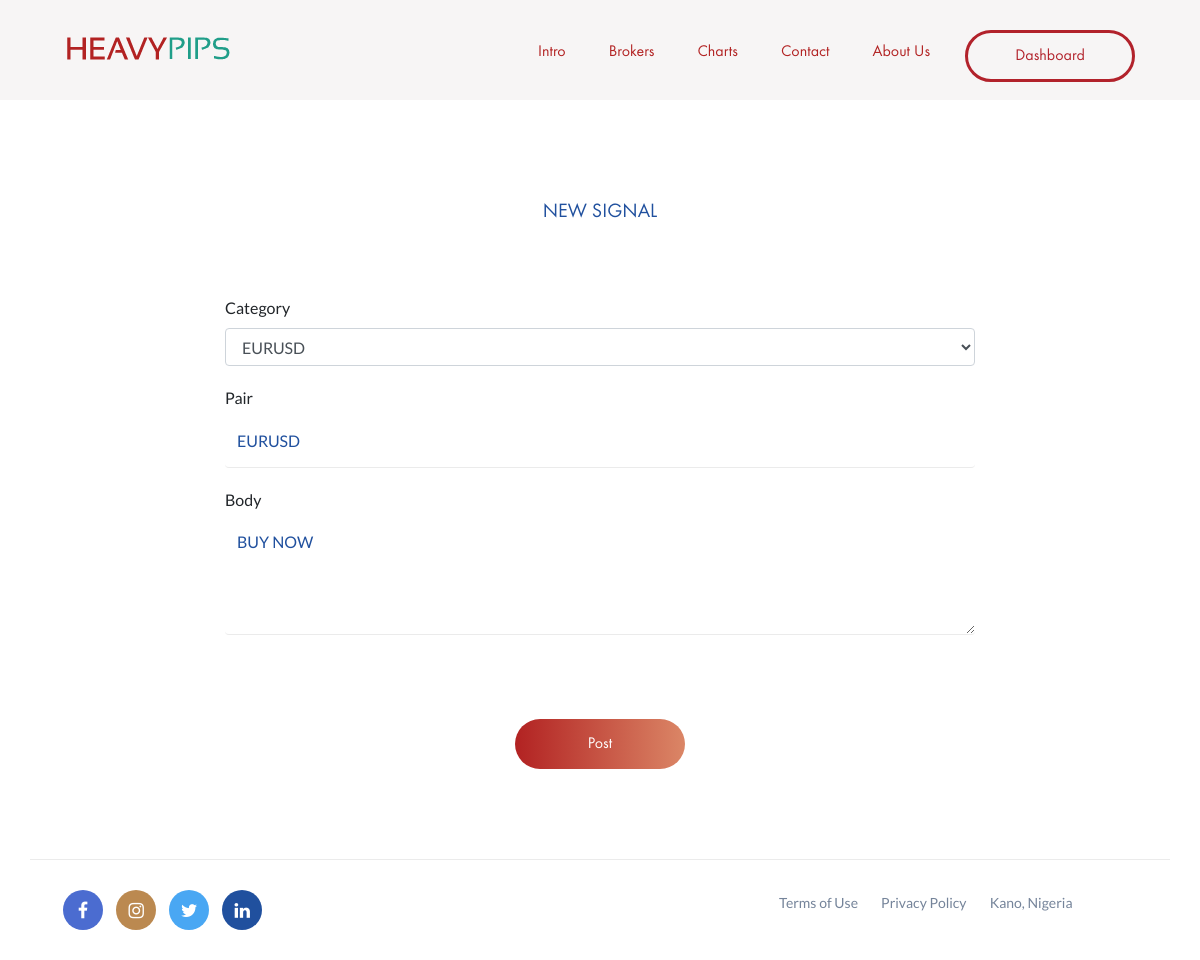
Page /signal/4/update/ (signed in) on the committed database.
### signalsection/models.py (models this page shows, shortened)
class Signal(models.Model):
    pair = models.CharField(max_length=50)
    body = models.TextField(null=False, blank=False)
    date_posted = models.DateTimeField(default=timezone.now)
    author = models.ForeignKey(settings.AUTH_USER_MODEL, on_delete=models.CASCADE)
    category = models.ForeignKey('Category', on_delete=models.SET_NULL, null=True)

class Address(models.Model):
    address = models.CharField(default='', max_length=50)
    def __str__(self):
        return self.address

### signalsection/views.py (the view, shortened to what this page needs)
# urls.py: path('signal/<int:pk>/update/', SignalUpdateView.as_view(), name='signal-update'),
@method_decorator([signal_required], name='dispatch')
class SignalUpdateView(UserPassesTestMixin, UpdateView):
    model = Signal
    fields = ['category', 'pair', 'body']
    success_url = reverse_lazy('dashboard')
    def test_func(self):
        signal = self.get_object()
        if self.request.user == signal.author or self.request.user.is_staff:
            return True
        return False

### signalsection/templates/signalsection/signal_form.html (shortened to what this page needs)
{% extends 'signalsection/base.html' %}
{% load crispy_forms_tags %}
{% load static %}
{% block content %}
    <section class="page-info-section">
        </section>
    <section class="contact-page spad">
    <div class="container">
    <div class="row justify-content-center">
            <div class="col-lg-8">
            <h5 class="text-center">NEW SIGNAL</h5>
            <br>
            <br>
            <br>
                <form method='POST' class="contact-form">
                    <div class="section-title contact-form">
                        {{ form.category|as_crispy_field }}
                        {{ form.pair|as_crispy_field }}
                        {{ form.body|as_crispy_field }}
                    </div>
                    <div class="col-md-12 text-center">
                        <button class="site-btn sb-gradients mt-4" type='submit'>Post</button>
                    </div>
                </form>
            </div>
    </div>
    </div>
</section>
{% endblock %}

### signalsection/templates/signalsection/base.html (shortened to what this page needs)
{% load static %}
<!DOCTYPE html>
<html lang="en">
<head>
	<link rel="stylesheet" href="{% static 'signalsection/css/bootstrap.min.css' %}"/>
	<link rel="stylesheet" href="{% static 'signalsection/css/font-awesome.min.css' %}"/>
	<link rel="stylesheet" href="{% static 'signalsection/css/themify-icons.css' %}"/>
	<link rel="stylesheet" href="{% static 'signalsection/css/animate.css' %}"/>
	<link rel="stylesheet" href="{% static 'signalsection/css/owl.carousel.css' %}"/>
	<link rel="stylesheet" href="{% static 'signalsection/css/style.css' %}"/>
</head>
<body>
	<header class="header-section clearfix">
		<div class="container-fluid">
			<a href="{% url 'home' %}" class="site-logo">
				<img src="{% static 'signalsection/img/logo.png' %}" alt="">
			</a>
			{% if user.is_authenticated %}
			<a href="{% url 'dashboard' %}" class="site-btn">Dashboard</a>
			{% else %}
			<a href="{% url 'login' %}" class="site-btn">Sign In</a>
			{% endif %}
			<nav class="main-menu">
				<ul class="menu-list">
					<li><a href="{% url 'introduction' %}">Intro</a></li>
					<li><a href="{% url 'brokers' %}">Brokers</a></li>
					<li><a href="{% url 'charts' %}">Charts</a></li>
					<li><a href="{% url 'contact' %}">Contact</a></li>
					<li><a href="{% url 'about' %}">About Us</a></li>
				</ul>
			</nav>
		</div>
	</header>
	{% block content %}{% endblock %}
	<footer class="footer-section">
		<div class="container">
			<div class="footer-bottom">
				<div class="row">
					<div class="col-md-6 col-lg-3 footer-widget pl-lg-5 pl-3">
						<div class="social">
							{% if social.instagram %}
							<a href="{{ social.facebook }}" class="facebook" target="_blank"><i class="fa fa-facebook"></i></a>
							{% endif %}
							{% if social.instagram %}
							<a href="{{ social.instagram }}" class="instagram" target="_blank"><i class="fa fa-instagram"></i></a>
							{% endif %}
							{% if social.instagram %}
							<a href="{{ social.twitter }}" class="twitter" target="_blank"><i class="fa fa-twitter"></i></a>
							{% endif %}
							{% if social.instagram %}
							<a href="{{ social.linkedin }}" class="linkedin" target="_blank"><i class="fa fa-linkedin"></i></a>
							{% endif %}
						</div>
					</div>
					<div class="col-lg-8 text-center text-lg-right">
						<ul class="footer-nav">
							<li><a href="{% url 'terms' %}">Terms of Use</a></li>
							<li><a href="{% url 'privacy' %}">Privacy Policy </a></li>
							{% if address %}
							<li><a href="/">{{ address }}</a></li>
							{% endif %}
						</ul>
					</div>
				</div>
			</div>
		</div>
	</footer>
</body>
</html>

### signalsection/static/signalsection/css/style.css (style rules this page uses)
html, body { height: 100%; font-family: "Lato", sans-serif; -webkit-font-smoothing: antialiased; font-smoothing: antialiased; }
h1, h2, h3, h4, h5, h6 { color: #20509e; margin: 0; font-weight: 500; font-family: "Futura", sans-serif; }
h5 { font-size: 20px; }
img { max-width: 100%; }
ul, ol { padding: 0; margin: 0; }
.spad { padding-top: 100px; padding-bottom: 90px; }
.section-title { margin-bottom: 60px; }
.site-btn { position: relative; display: inline-block; padding: 15px 30px; font-size: 16px; font-weight: 500; line-height: 16px; border-radius: 50px; font-family: "Futura", sans-serif; min-width: 170px; text-align: center; border: 3px solid #B2222B; cursor: pointer; color: #b2222b; }
.site-btn.sb-gradients { padding: 17px 32px; border: none; color: #fff; }
.gradient-bg, .site-btn.sb-gradients, .member-social a:hover, .single-blog-page .social-share a:hover, .comment .comment-content .c-btn:hover, .comment-form label { background: -webkit-gradient(linear, left top, right top, from(#B22222), color-stop(100%, #DB8666), color-stop(100%, #DB8666), to(#DB8666)); background: -o-linear-gradient(left, #B22222 0%, #DB8666 100%, #DB8666 100%, #DB8666 100%); background: linear-gradient(to right, #B22222 0%, #DB8666 100%, #DB8666 100%, #DB8666 100%); filter: progid:DXImageTransform.Microsoft.gradient( startColorstr='#B22222', endColorstr='#DB8666', GradientType=1); }
.header-section { position: absolute; width: 100%; top: 0; padding: 30px 50px 0; z-index: 99; }
.header-section .site-btn { float: right; margin-left: 60px; }
.main-menu { float: right; }
.menu-list { list-style: none; }
.menu-list li { display: inline; }
.menu-list li a { display: inline-block; font-family: "Futura", sans-serif; font-size: 16px; padding: 10px 5px; margin-right: 30px; color: #B22222; }
.social a { width: 40px; height: 40px; border-radius: 50%; color: #fff; display: inline-block; margin-right: 10px; text-align: center; padding-top: 7px; font-size: 18px; }
.social a:last-child { margin-right: 0; }
.social .facebook { background: #4b6cd0; }
.social .instagram { background: #bb8950; }
.social .twitter { background: #49a7f3; }
.social .linkedin { background: #20509e; }
.footer-bottom { border-top: 1px solid #ebebeb; padding: 30px 0; }
.footer-nav { list-style: none; }
.footer-nav li { display: inline-block; }
.footer-nav li a { color: #75849a; font-size: 14px; margin-left: 20px; }
.page-info-section { height: 100px; background-image: url("../img/page-info-bg.png"); background-size: cover; background-position: center; background-repeat: no-repeat; position: relative; overflow: hidden; display: block; padding-top: 100px; }
.contact-form .form-group { position: relative; margin-bottom: 20px; }
.contact-form input, .contact-form textarea { width: 100%; height: 50px; border: none; border-bottom: 1px solid #ebebeb; font-size: 16px; padding-bottom: 10px; color: #20509e; }
.contact-form textarea { padding-bottom: 10px; padding-top: 10px; height: 115px; }
.contact-form ::placeholder { color: #acb9cc; }
@media (min-width: 1200px) { .container { max-width: 1170px; } }
@media (max-width: 1425px) { .header-section .site-btn { margin-left: 0; } }
@media (max-width: 1425px) { .hero-section, .page-info-section { background-position: right 30% top; } }

### rows in the picture
Signal: category "EURUSD", pair "EURUSD", body "BUY NOW"
Address: address "Kano, Nigeria"
